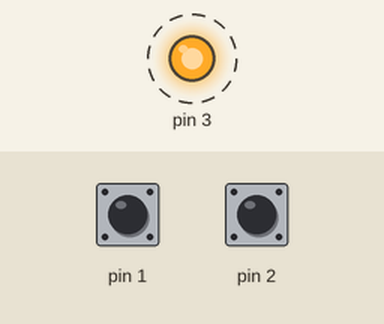
This sketch was run on a simulated Arduino Uno, built with avr-gcc and run on an emulated ATmega328P. On the bench: output pins drawn as LEDs (lit = HIGH). Dashed ring = blinking. The inputs (shaded band) are chosen by the test bench; at power-on: pin 1 HIGH, pin 2 HIGH.

Above: at 0.5 s.
Timing chart, 0 to 4.6 s (numbered marks = the images above):
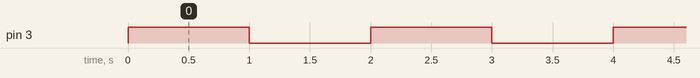

Measured:
- by itself, pin 3: alternates HIGH for 1.0 s and LOW for 1.0 s

The sketch:

EXP_7.ino
```cpp
int led=3;
int pButton=1;
int pButton2=2;


void setup() {
  // put your setup code here, to run once:
pinMode(3,OUTPUT);
pinMode(1,INPUT_PULLUP);
pinMode(2,INPUT_PULLUP);

}

void loop() {
  // put your main code here, to run repeatedly:

  int Ddelay=1000;            // default 1000 ms

  if(digitalRead(1)==LOW){
    Ddelay=Ddelay+100;
  }
  if(digitalRead(2)==LOW){
    Ddelay=Ddelay-100;
  }

  digitalWrite(3, HIGH);
  delay(Ddelay);
  digitalWrite(3, LOW);
  delay(Ddelay);


}
```
